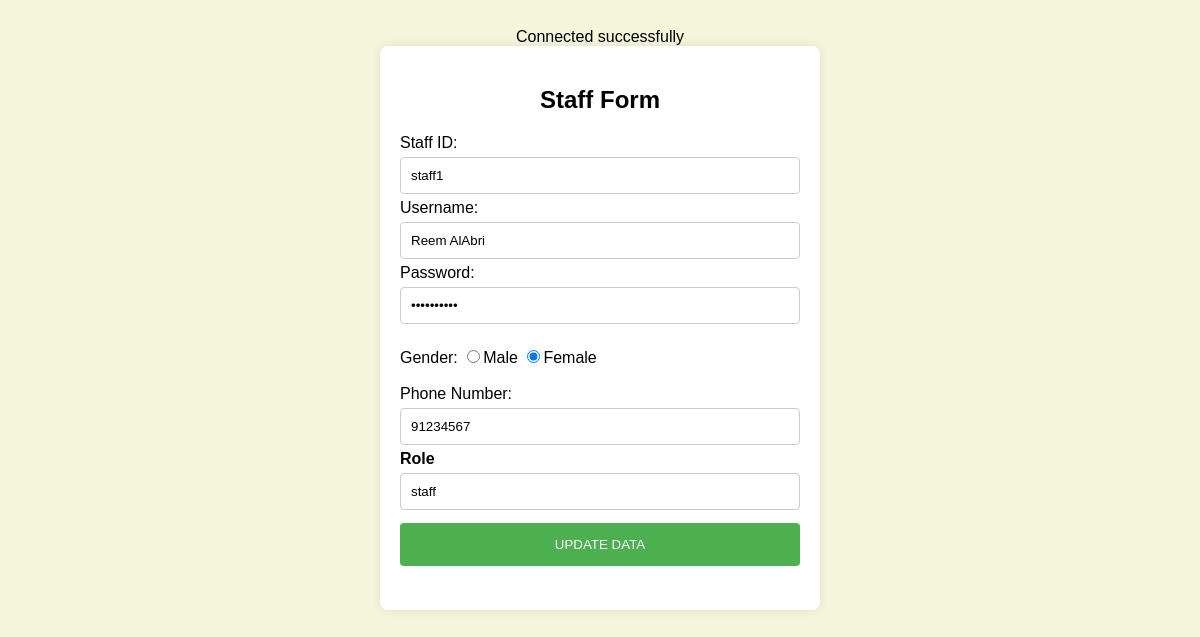
The app's page /staffupdate.php?staffid=staff1 with its own data.
### tables this page shows
CREATE TABLE IF NOT EXISTS `staff` (
  `staffid` varchar(12) NOT NULL,
  `username` varchar(35) NOT NULL,
  `password` varchar(10) NOT NULL,
  `role` varchar(15) NOT NULL,
  `gender` varchar(10) NOT NULL,
  `phonenum` varchar(20) NOT NULL,
  PRIMARY KEY (`staffid`)
);

### staffupdate.php (the view, shortened to what this page needs)
<?php
if(isset($_GET['staffid']) && !isset($_POST['update']))
 {
	 include('dbconnect.php');
	 $staffid=$_GET['staffid'];
	 $sql="select staffid,username,password,gender,phonenum,role from staff where staffid='$staffid'";
	 $stmt=$conn->query($sql);
	 $rows=$stmt->fetchAll(PDO::FETCH_ASSOC);
	 foreach($rows as $row)
    {
		$username = $row['username'];
		$password = $row['password'];
		$gender = $row['gender'];
		$phonenum = $row['phonenum'];
		$role = $row['role'];
    }
?>
<html lang="en">
<head>
</head>
<body>
<div class="form-box">
    <h2>Staff Form</h2>
    <form action="" method="POST">
        <label for="staffId">Staff ID:</label>
        <input type="text"  name="staffid" readonly value="<?PHP if(!empty($staffid)) echo $staffid;?> ">
        <label for="username">Username:</label>
        <input type="text" name="username" required value="<?PHP if(!empty($username)) echo $username;?>">
        <label for="password">Password:</label>
        <input type="password"  name="password" required value="<?PHP if(!empty($password)) echo $password;?>"><br> <br>
		<label for="password">Gender: </label>
		<input type="radio" name="gender" value="Male" <?php if(isset($gender) && $gender=='Male') echo 'checked';?>>Male
		<input type="radio" name="gender" value="Female" <?php if(isset($gender) && $gender=='Female') echo 'checked';?>>Female<br> <br>
        <label for="phoneNumber">Phone Number:</label>
        <input type="text"  name="phonenum" placeholder="(xxx)xxxx-xxxx"  required value="<?PHP if(!empty($phonenum)) echo $phonenum;?>">
		<label for="role"><b>Role</b></label>
        <input type="text" placeholder="staff" name="role" required value="<?PHP if(!empty($role)) echo $role;?>">
        <input type="submit" name="update" value="UPDATE DATA">
    </form>
</div>
</body>
</html>
<?php
}
?>

### staffupdate.php (style rules this page uses)
body { font-family: Arial, sans-serif; text-align: center; background-color: beige; padding: 20px; }
.form-box { max-width: 400px; margin: 0 auto; background-color: #fff; padding: 20px; border-radius: 8px; box-shadow: 0 0 10px rgba(0, 0, 0, 0.1); }
form { text-align: left; }
input[type="text"], input[type="password"], input[type="tel"], input[type="email"] { width: 100%; padding: 10px; margin: 5px 0; border: 1px solid #ccc; border-radius: 4px; box-sizing: border-box; }
input[type="submit"] { background-color: #4CAF50; color: white; padding: 14px 20px; margin: 8px 0; border: none; border-radius: 4px; cursor: pointer; width: 100%; }

### records on screen
staff: username "Reem AlAbri", gender "☑", phonenum "91234567", role "staff"
